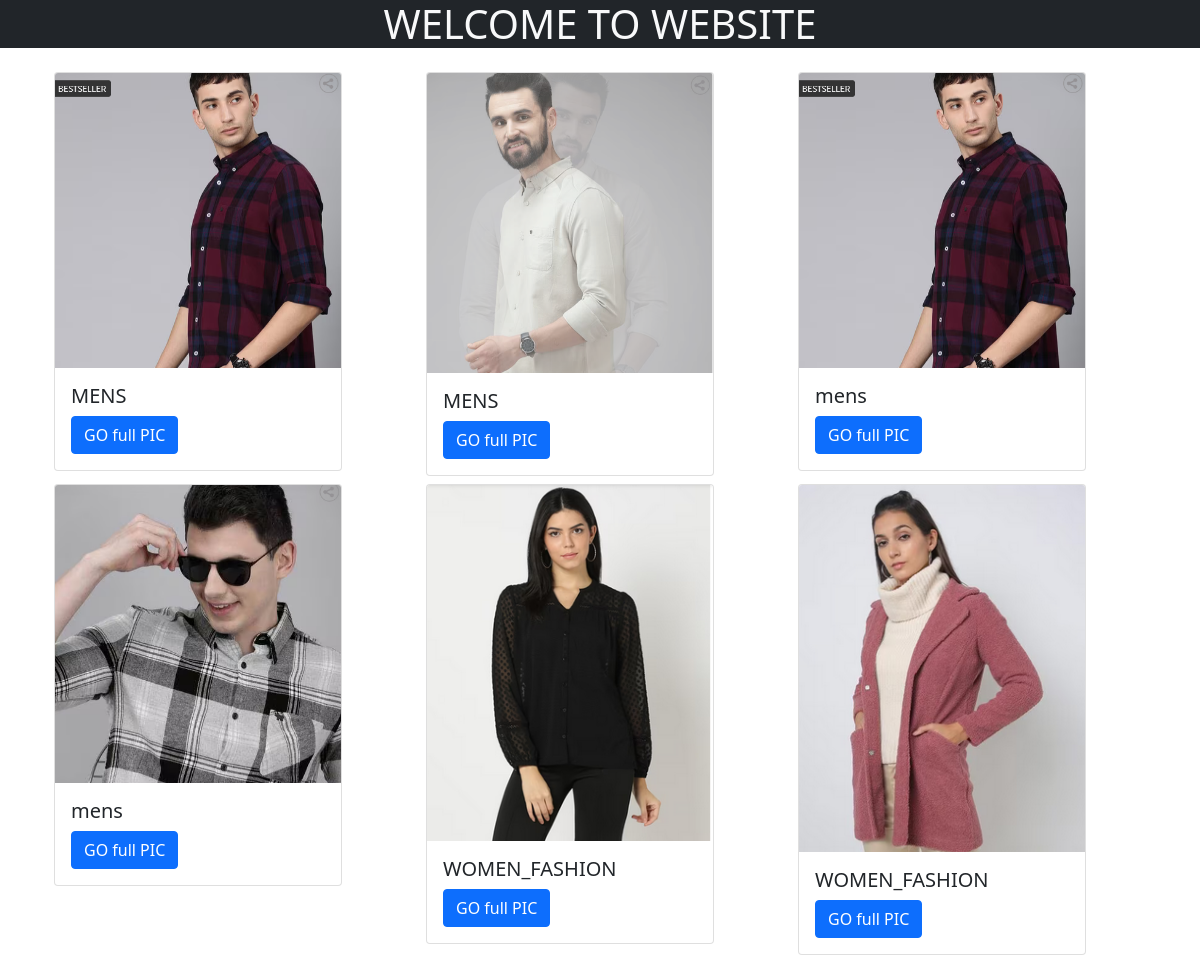
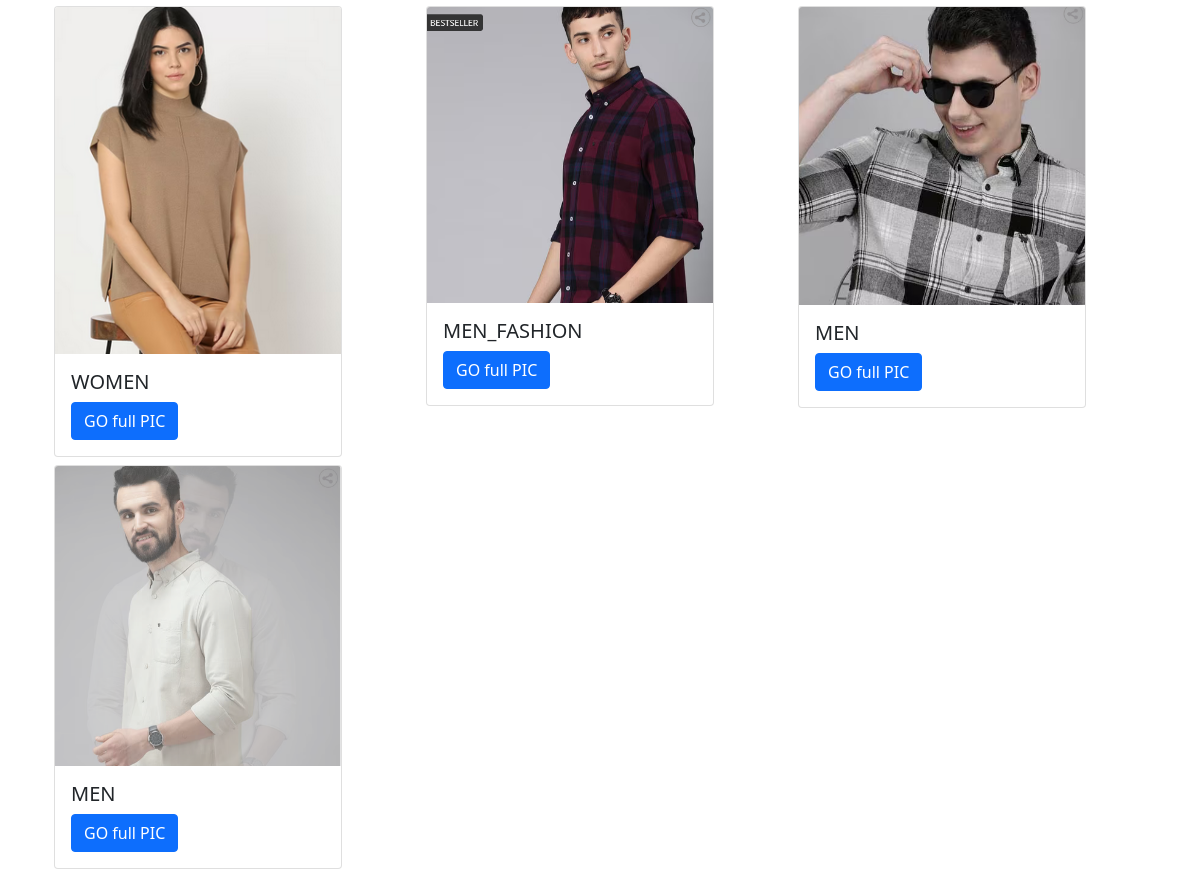
The page / on the database its author committed (2 pictures, top to bottom).
### myapp/models.py (models this page shows, shortened)
class Image(models.Model):
    title=models.CharField(max_length=150)
    slug=models.SlugField(unique=True)
    tags=models.TextField()
    image=models.ImageField(upload_to='img/%y')
    class Meta :
        ordering=('-id',)

### myapp/views.py (the view)
# urls.py: path('',views.index,name='index'),
def index(request):
    obj=Image.objects.all()
    return render (request,'index.html',{"obj":obj})

### myapp/templates/index.html (shortened to what this page needs)
<!doctype html>
<html lang="en">
  <head>
    <link href="https://cdn.jsdelivr.net/npm/bootstrap@5.0.2/dist/css/bootstrap.min.css" rel="stylesheet">
  </head>
  <body>
    <div class=" fs-3 mb-4 bg-dark text-center ">
      <h1 class="text-center text-light"> WELCOME TO WEBSITE </h1>
    </div>
    <div class="container">
        {% for x in obj  %}
        {% if forloop.first %}
        <div class='row mx-auto'>
        {% endif%}
          <div class='col-lg-4 col-md-4 col-12' >
        <div class="card" style="width: 18rem;">
            <img src="{{x.image.url}}" class="card-img-top" alt="Responsive image">
            <div class="card-body">
              <h5 class="card-title">{{x.title}}</h5>
              <a href="#" class="btn btn-primary">GO full PIC</a>
            </div>
          </div>
         </div>
         {% if forloop.counter|divisibleby:3%}
        </div><div class="row mx-auto mt-2">{% endif %}{% if forloop.last %} </div>{% endif %}
        {% endfor %}
    </div>
  </body>
</html>

### rows shown on the page
Image: image (picture), title "MENS"
Image: image (picture), title "MENS"
Image: image (picture), title "mens"
Image: image (picture), title "mens"
Image: image (picture), title "WOMEN_FASHION"
Image: image (picture), title "WOMEN_FASHION"
Image: image (picture), title "WOMEN"
Image: image (picture), title "MEN_FASHION"
Image: image (picture), title "MEN"
Image: image (picture), title "MEN"
